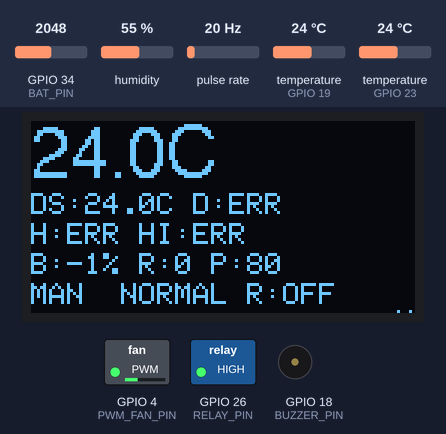
This sketch was run on a simulated ESP32. Parts: 128×64 one-colour display, switched loads named in the sketch (green lamp = pin HIGH), buzzer (waves = sounding, pin HIGH). Wiring (inferred from the names in the program): pulse sensor: data GPIO 5. Inputs (shaded band) come from the test bench; at power-on: humidity 55 %, temperature (sensors on GPIO 23, GPIO 19) 24 °C, GPIO 34 (BAT_PIN) = 2048, pulse rate 20 Hz (analog values on the 0–4095 scale). WiFi joins after 1.5 s; servers stay silent unless stated; uploads are accepted with an empty reply; what the sketch prints to the serial monitor is not drawn.

Above: at 2.7 s.
2.8 s: humidity set to 40 %
At 4.8 s:
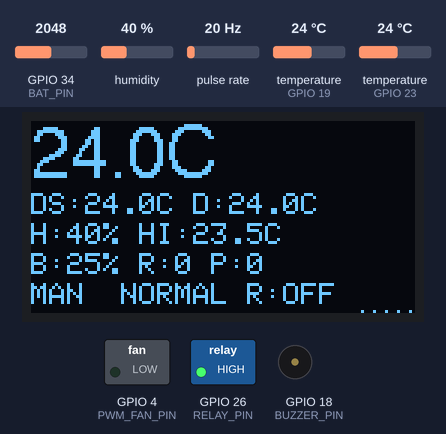
5.7 s: temperature (sensor on GPIO 23) set to 12 °C
At 6.65 s:
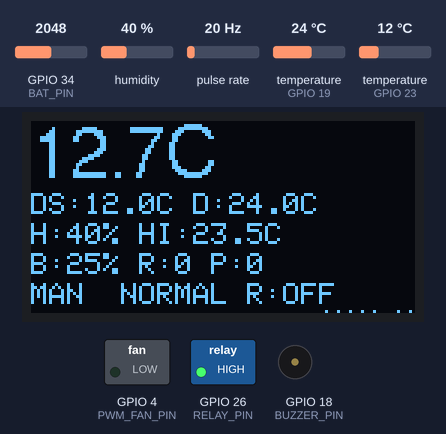
7.4 s: GPIO 34 (BAT_PIN) set to 1228
At 8.16 s:
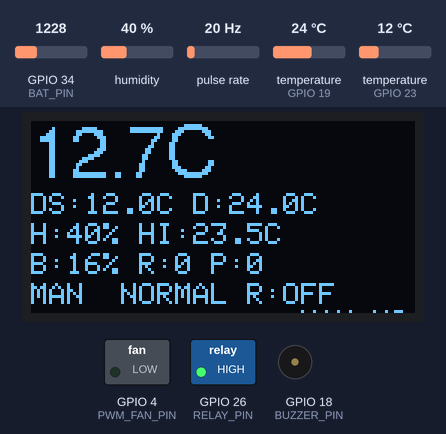
9.5 s: temperature (sensor on GPIO 19) set to 12 °C
At 12.64 s:
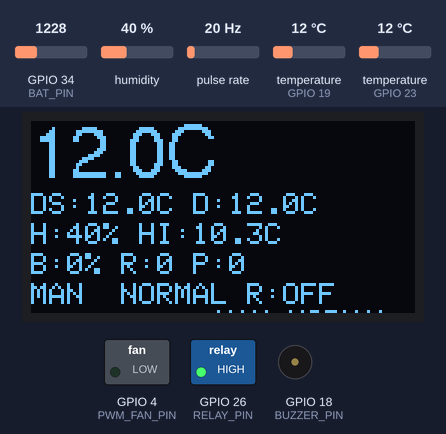
13.3 s: temperature (sensor on GPIO 23) set to 19 °C
At 13.8 s:
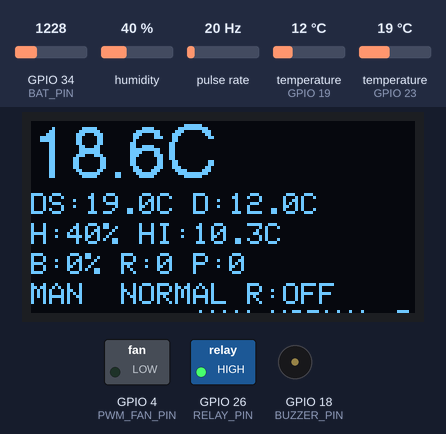
14.9 s: GPIO 34 (BAT_PIN) set to 3972
At 17.0 s:
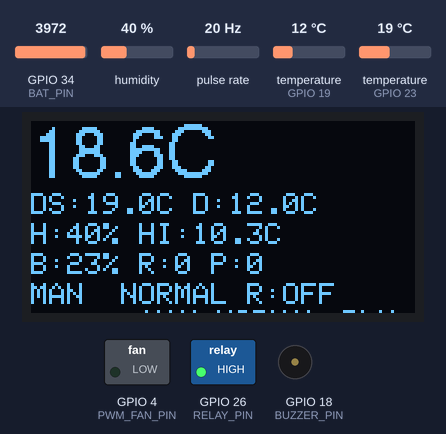
Timing chart, 0 to 17.7 s (numbered marks = the images above; inputs shaded):
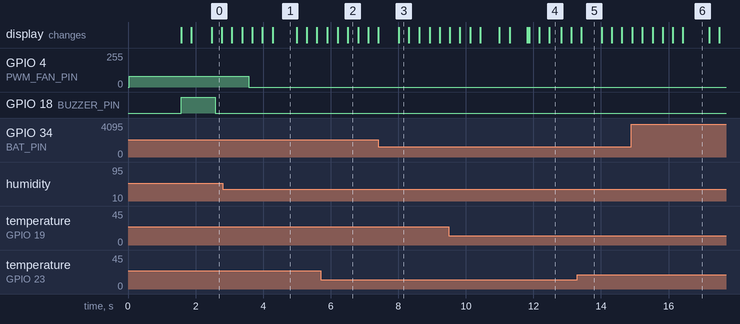

The sketch:

Aerothermal.ino
```cpp
// === ESP32 Fan Controller v3.5 + Backend Relay Control ===
// FIXES v3.5:
//   - RPM now calculated proportionally from PWM (not raw tach pulse count)
//   - Tach pulses still counted and printed for debug only
//   - RPM correctly decreases as slider decreases
//   - RPM = 0 when Relay OFF or PWM = 0
//   - Configurable FAN_RPM_MIN / FAN_RPM_MAX at top of file

#include <Arduino.h>
#include <WiFi.h>
#include <HTTPClient.h>
#include <WiFiClientSecure.h>
#include <ArduinoJson.h>
#include <OneWire.h>
#include <DallasTemperature.h>
#include <Wire.h>
#include <Adafruit_GFX.h>
#include <Adafruit_SSD1306.h>
#include <Fonts/FreeSans12pt7b.h>
#include <DHT.h>

// ---------------- WIFI ----------------
const char* wifi_ssid     = "YOUR_WIFI_SSID";
const char* wifi_password = "YOUR_WIFI_PASSWORD";

// ---------------- DEVICE ----------------
const char* deviceName     = "Esp32_Aerothermal";
const char* devicePass_Key = "YOUR_DEVICE_KEY";

// ---------------- BACKEND ----------------
const char* SENSOR_POST_URL  = "https://aerothermal-fanbackend.vercel.app/api/dashboard/sensor";
const char* PWM_STATUS_URL   = "https://aerothermal-fanbackend.vercel.app/api/dashboard/pwm-status/Manav_123";
const char* RELAY_STATUS_URL = "https://aerothermal-fanbackend.vercel.app/api/dashboard/relay-status/Manav_123";

// ---------------- PINS ----------------
#define DS_PIN       23
#define DHT_PIN      19
#define DHTTYPE      DHT11
#define PWM_FAN_PIN  4
#define TACH_PIN     5
#define BUZZER_PIN   18
#define BAT_PIN      34
#define OLED_SDA     21
#define OLED_SCL     22
#define RELAY_PIN    26

// ---------------- OLED ----------------
#define SCREEN_WIDTH  128
#define SCREEN_HEIGHT 64
Adafruit_SSD1306 display(SCREEN_WIDTH, SCREEN_HEIGHT, &Wire, -1);

// ---------------- FAN PWM ----------------
#define LEDC_CHANNEL  0
#define FAN_PWM_FREQ  25000
#define FAN_PWM_BITS  8
#define PWM_MIN       80
#define PWM_MAX       255

// ---------------- FAN RPM RANGE ----------------
// These define RPM at min and max PWM for proportional calculation
// Tune FAN_RPM_MIN if fan spins slower at PWM=80
#define FAN_RPM_MIN   1000UL    // RPM at PWM = 80  (adjust if needed)
#define FAN_RPM_MAX   8000UL    // RPM at PWM = 255 (your fan's max)

// ---------------- TEMP → PWM MAPPING ----------------
#define TEMP_COOL  25.0f
#define TEMP_HOT   50.0f

// ---------------- TEMP STATES ----------------
#define TEMP_NORMAL_MAX  40.0f
#define TEMP_RISING_MAX  50.0f

// ---------------- BUZZER ----------------
const uint32_t BUZZ_BOOT_ON_MS  = 1000;
const uint32_t BUZZ_OVER_ON_MS  = 5000;
const uint32_t BUZZ_OVER_OFF_MS = 2000;

// ---------------- BATTERY ----------------
const float    DIVIDER_RATIO   = 2.0f;
const float    VBAT_EMPTY      = 3.0f;
const float    VBAT_FULL       = 4.2f;
const uint32_t BAT_INTERVAL_MS = 1000;

// ---------------- RPM (TACH - for debug only) ----------------
const unsigned long RPM_SAMPLE_MS  = 1000;
volatile unsigned long tachPulseCount = 0;
volatile unsigned long lastTachMicros = 0;

// ---------------- OBJECTS ----------------
OneWire           oneWire(DS_PIN);
DallasTemperature ds18b20(&oneWire);
DHT               dht(DHT_PIN, DHTTYPE);

// ---------------- STATE ----------------
unsigned long currentRPM = 0;
int  currentPWM  = PWM_MIN;
int  backendPWM  = 150;
bool autoMode    = false;

float ds_temp  = NAN, dht_temp = NAN, dht_hum = NAN;
bool  ds_ok = false, dht_ok = false;

float final_temp = NAN;
bool  final_ok   = false;

float heat_index_c = NAN;
bool  hi_ok        = false;

const char* tempState = "NORMAL";

float vbat_ema = NAN;
int   bat_pct  = -1;

// ---------------- RELAY STATE ----------------
bool relayState = false;

// ---------------- TICKER ----------------
int16_t tickerX = 128;
const int16_t tickerY = 63;
String tickerText = "";

// ---------------- TIMERS ----------------
unsigned long lastTempApply   = 0;
unsigned long lastRpmCalc     = 0;
unsigned long lastPWMFetch    = 0;
unsigned long lastRelayFetch  = 0;
unsigned long lastSensorPost  = 0;
unsigned long lastOLEDUpdate  = 0;
unsigned long lastDHTRead     = 0;
unsigned long lastBatRead     = 0;

uint32_t ds_req_time = 0, ds_conv_ms = 0;
bool     ds_waiting  = false;

bool     buzzerOn       = false;
bool     bootBeepDone   = false;
bool     overheatActive = false;
uint32_t buzzerPhaseStart = 0;

float r2(float x) { return roundf(x * 100.0f) / 100.0f; }

// ---------------- ISR (debug only) ----------------
void IRAM_ATTR tachISR() {
  unsigned long now = micros();
  if (now - lastTachMicros > 500) {
    tachPulseCount++;
    lastTachMicros = now;
  }
}

// ---------------- HELPERS ----------------
static inline int  clampi(int x, int lo, int hi) { return x < lo ? lo : x > hi ? hi : x; }
static inline bool dsValid(float t)               { return (!isnan(t) && t != -127.0f && t > -55.0f && t < 125.0f); }
static inline bool dhtValid(float t, float h)     { return (!isnan(t) && !isnan(h)); }

// ---------------- PWM → RPM (Proportional) ----------------
// ✅ CORE FIX: RPM is linearly mapped from PWM
// This ensures RPM always reflects the slider correctly
unsigned long pwmToRPM(int pwm) {
  if (pwm <= 0 || !relayState) return 0;
  if (pwm <= PWM_MIN) return FAN_RPM_MIN;
  if (pwm >= PWM_MAX) return FAN_RPM_MAX;
  // Linear interpolation between PWM_MIN→FAN_RPM_MIN and PWM_MAX→FAN_RPM_MAX
  return map((long)pwm, PWM_MIN, PWM_MAX, FAN_RPM_MIN, FAN_RPM_MAX);
}

// ---------------- PWM (Temp-based) ----------------
int tempToPWM(float t) {
  if (t <= TEMP_COOL) return PWM_MIN;
  if (t >= TEMP_HOT)  return PWM_MAX;
  float ratio = (t - TEMP_COOL) / (TEMP_HOT - TEMP_COOL);
  return PWM_MIN + (int)(ratio * (PWM_MAX - PWM_MIN));
}

// ---------------- SENSOR FUSION ----------------
void updateFinalTemp() {
  ds_ok  = dsValid(ds_temp);
  dht_ok = dhtValid(dht_temp, dht_hum);
  final_ok = (ds_ok || dht_ok);

  if (!final_ok) { final_temp = NAN; return; }
  if (ds_ok && !dht_ok) { final_temp = ds_temp; return; }
  if (!ds_ok && dht_ok) { final_temp = dht_temp; return; }

  // Weighted average: DS18B20 (σ=0.5°C) weighted more than DHT11 (σ=2°C)
  const float wDS  = 1.0f / (0.5f * 0.5f);
  const float wDHT = 1.0f / (2.0f * 2.0f);
  final_temp = (wDS * ds_temp + wDHT * dht_temp) / (wDS + wDHT);
}

// ---------------- HEAT INDEX ----------------
void updateHeatIndex() {
  hi_ok = false;
  heat_index_c = NAN;
  if (!dht_ok) return;
  heat_index_c = dht.computeHeatIndex(dht_temp, dht_hum, false);
  if (!isnan(heat_index_c)) hi_ok = true;
}

const char* computeTempState(float t) {
  if (isnan(t))             return "NO TEMP";
  if (t <= TEMP_NORMAL_MAX) return "NORMAL";
  if (t <= TEMP_RISING_MAX) return "RISING";
  return "OVERHEAT";
}

// ---------------- BUZZER ----------------
void buzzerWrite(bool on) {
  buzzerOn = on;
  digitalWrite(BUZZER_PIN, on ? HIGH : LOW);
}

void updateBuzzer(uint32_t nowMs) {
  if (!bootBeepDone) {
    bootBeepDone = true;
    buzzerPhaseStart = nowMs;
    buzzerWrite(true);
    return;
  }

  if (bootBeepDone && buzzerOn && !overheatActive) {
    if (nowMs - buzzerPhaseStart >= BUZZ_BOOT_ON_MS) buzzerWrite(false);
  }

  if (!overheatActive) return;

  uint32_t elapsed = nowMs - buzzerPhaseStart;
  if (buzzerOn) {
    if (elapsed >= BUZZ_OVER_ON_MS) { buzzerWrite(false); buzzerPhaseStart = nowMs; }
  } else {
    if (elapsed >= BUZZ_OVER_OFF_MS) { buzzerWrite(true); buzzerPhaseStart = nowMs; }
  }
}

// ---------------- BATTERY ----------------
int voltageToPercent(float v) {
  return clampi((int)(((v - VBAT_EMPTY) * 100.0f / (VBAT_FULL - VBAT_EMPTY)) + 0.5f), 0, 100);
}

uint32_t readAdcMvAvg(uint8_t pin, int samples = 25) {
  uint32_t sum = 0;
  for (int i = 0; i < samples; i++) sum += analogReadMilliVolts(pin);
  return sum / samples;
}

void updateBattery() {
  float vbat = (readAdcMvAvg(BAT_PIN, 25) / 1000.0f) * DIVIDER_RATIO;
  if (isnan(vbat_ema)) vbat_ema = vbat;
  vbat_ema = 0.92f * vbat_ema + 0.08f * vbat;
  bat_pct = voltageToPercent(vbat_ema);
}

// ---------------- BACKEND GET PWM ----------------
void fetchPWMStatus() {
  if (WiFi.status() != WL_CONNECTED) return;

  WiFiClientSecure client;
  client.setInsecure();
  HTTPClient http;
  http.begin(client, PWM_STATUS_URL);

  int code = http.GET();
  if (code == 200) {
    StaticJsonDocument<256> doc;
    DeserializationError err = deserializeJson(doc, http.getString());
    if (!err) {
      if (doc.containsKey("autoMode"))  autoMode   = doc["autoMode"].as<bool>();
      if (doc.containsKey("manualPWM")) backendPWM = constrain(doc["manualPWM"].as<int>(), PWM_MIN, PWM_MAX);

      // ✅ Apply manual PWM only when relay is ON and not auto
      if (!autoMode && relayState) {
        currentPWM = backendPWM;
        ledcWrite(LEDC_CHANNEL, currentPWM);

        // ✅ Update RPM proportionally to new PWM
        currentRPM = pwmToRPM(currentPWM);

        Serial.printf("[MANUAL] PWM=%d | RPM=%lu\n", currentPWM, currentRPM);
      }
    }
  }
  http.end();
}

// ---------------- BACKEND GET RELAY ----------------
void fetchRelayStatus() {
  if (WiFi.status() != WL_CONNECTED) return;

  WiFiClientSecure client;
  client.setInsecure();
  HTTPClient http;
  http.begin(client, RELAY_STATUS_URL);

  int code = http.GET();
  if (code == 200) {
    StaticJsonDocument<200> doc;
    DeserializationError err = deserializeJson(doc, http.getString());
    if (!err && doc.containsKey("relayState")) {
      relayState = doc["relayState"].as<bool>();
      digitalWrite(RELAY_PIN, relayState ? LOW : HIGH);   // Active LOW relay

      // ✅ Relay OFF → immediately stop fan and zero RPM
      if (!relayState) {
        currentPWM = 0;
        currentRPM = 0;
        ledcWrite(LEDC_CHANNEL, 0);
      }

      Serial.print("Relay -> ");
      Serial.println(relayState ? "ON" : "OFF");
    }
  }
  http.end();
}

// ---------------- BACKEND POST ----------------
void postSensorData() {
  if (WiFi.status() != WL_CONNECTED) return;

  WiFiClientSecure client;
  client.setInsecure();
  HTTPClient http;
  http.begin(client, SENSOR_POST_URL);
  http.addHeader("Content-Type", "application/json");

  StaticJsonDocument<512> doc;
  doc["temperature"]    = final_ok ? r2(final_temp) : 0;
  doc["rpm"]            = currentRPM;
  doc["pwm"]            = currentPWM;
  doc["deviceName"]     = deviceName;
  doc["devicePass_Key"] = devicePass_Key;
  doc["relayState"]     = relayState;
  doc["batteryPercent"] = bat_pct;

  if (dht_ok) doc["humidity"]  = r2(dht_hum);
  if (hi_ok)  doc["heatindex"] = r2(heat_index_c);
  if (ds_ok)  doc["dsTemp"]    = r2(ds_temp);
  if (dht_ok) doc["dhtTemp"]   = r2(dht_temp);

  String payload;
  serializeJson(doc, payload);
  Serial.println("POST: " + payload);
  Serial.printf("Code: %d\n", http.POST(payload));
  http.end();
}

// ---------------- TICKER ----------------
void updateTickerText() {
  tickerText  = autoMode ? "AUTO " : "MAN ";
  tickerText += tempState;
  tickerText += " RLY:";
  tickerText += relayState ? "ON" : "OFF";
}

// ---------------- OLED ----------------
void oledRender() {
  display.clearDisplay();
  display.setTextColor(SSD1306_WHITE);

  display.setFont(&FreeSans12pt7b);
  display.setCursor(0, 18);
  if (final_ok) {
    display.print(final_temp, 1);
    display.print("C");
  } else {
    display.print("NO TEMP");
  }

  display.setFont();
  display.setTextSize(1);

  display.setCursor(0, 24);
  display.print("DS:");
  ds_ok ? (display.print(ds_temp, 1), display.print("C ")) : display.print("ERR ");
  display.print("D:");
  dht_ok ? (display.print(dht_temp, 1), display.print("C")) : display.print("ERR");

  display.setCursor(0, 34);
  display.print("H:");
  dht_ok ? (display.print((int)dht_hum), display.print("% ")) : display.print("ERR ");
  display.print("HI:");
  hi_ok ? (display.print(heat_index_c, 1), display.print("C")) : display.print("ERR");

  display.setCursor(0, 44);
  display.print("B:");
  display.print(bat_pct);
  display.print("% ");
  display.print("R:");
  display.print(currentRPM);
  display.print(" P:");
  display.print(currentPWM);

  display.setCursor(0, 54);
  display.print(autoMode ? "AUTO " : "MAN  ");
  display.print(tempState);
  display.print(" R:");
  display.print(relayState ? "ON " : "OFF");

  updateTickerText();
  int16_t x1, y1;
  uint16_t w, h;
  display.getTextBounds(tickerText, 0, tickerY, &x1, &y1, &w, &h);
  tickerX -= 2;
  if (tickerX < -((int)w)) tickerX = SCREEN_WIDTH;
  display.setCursor(tickerX, tickerY);
  display.print(tickerText);

  display.display();
}

// ---------------- SETUP ----------------
void setup() {
  Serial.begin(115200);

  pinMode(BUZZER_PIN, OUTPUT);
  buzzerWrite(false);

  pinMode(RELAY_PIN, OUTPUT);
  digitalWrite(RELAY_PIN, HIGH);   // Active LOW → OFF at boot
  Serial.println("Relay initialized OFF");

  Wire.begin(OLED_SDA, OLED_SCL);
  Wire.setClock(100000);
  if (!display.begin(SSD1306_SWITCHCAPVCC, 0x3C)) {
    for (;;) delay(1000);
  }

  ledcSetup(LEDC_CHANNEL, FAN_PWM_FREQ, FAN_PWM_BITS);
  ledcAttachPin(PWM_FAN_PIN, LEDC_CHANNEL);
  currentPWM = PWM_MIN;
  ledcWrite(LEDC_CHANNEL, currentPWM);

  ds18b20.begin();
  ds18b20.setResolution(10);
  ds18b20.setWaitForConversion(false);
  ds_conv_ms = ds18b20.millisToWaitForConversion(ds18b20.getResolution());
  ds18b20.requestTemperatures();
  ds_req_time = millis();
  ds_waiting = true;

  dht.begin();

  pinMode(BAT_PIN, INPUT);
  analogReadResolution(12);

  pinMode(TACH_PIN, INPUT_PULLUP);
  attachInterrupt(digitalPinToInterrupt(TACH_PIN), tachISR, FALLING);

  WiFi.begin(wifi_ssid, wifi_password);
  int attempts = 0;
  while (WiFi.status() != WL_CONNECTED && attempts < 40) {
    delay(500);
    attempts++;
  }
  Serial.println(WiFi.status() == WL_CONNECTED ? "WiFi OK" : "WiFi FAIL");

  uint32_t now = millis();
  lastRpmCalc    = now;
  lastPWMFetch   = now;
  lastRelayFetch = now;
  lastTempApply  = now;
  lastDHTRead    = now;
  lastSensorPost = now;
  lastOLEDUpdate = now;
  lastBatRead    = now;

  bootBeepDone   = false;
  overheatActive = false;
  tickerX        = SCREEN_WIDTH;

  // Initial RPM based on starting PWM
  currentRPM = pwmToRPM(currentPWM);

  display.clearDisplay();
  display.setTextSize(1);
  display.setCursor(0, 0);
  display.println("BOOT OK v3.5");
  display.display();
}

// ---------------- LOOP ----------------
void loop() {
  uint32_t now = millis();

  updateBuzzer(now);

  // ---------------- FETCH PWM ----------------
  if (now - lastPWMFetch >= 3000) {
    fetchPWMStatus();
    lastPWMFetch = now;
  }

  // ---------------- FETCH RELAY ----------------
  if (now - lastRelayFetch >= 3000) {
    fetchRelayStatus();
    lastRelayFetch = now;
  }

  // ---------------- BATTERY ----------------
  if (now - lastBatRead >= BAT_INTERVAL_MS) {
    updateBattery();
    lastBatRead = now;
  }

  // ---------------- DS18B20 ----------------
  if (ds_waiting && (now - ds_req_time >= ds_conv_ms)) {
    ds_temp = ds18b20.getTempCByIndex(0);
    ds18b20.requestTemperatures();
    ds_req_time = now;
    ds_waiting  = true;
    updateFinalTemp();
  }

  // ---------------- DHT ----------------
  if (now - lastDHTRead >= 2000) {
    lastDHTRead = now;
    float h = dht.readHumidity();
    float t = dht.readTemperature();
    if (!isnan(h) && !isnan(t)) { dht_hum = h; dht_temp = t; }
    updateFinalTemp();
    updateHeatIndex();
  }

  // ---------------- TEMP APPLY ----------------
  if (now - lastTempApply >= 2000) {
    lastTempApply = now;

    tempState      = final_ok ? computeTempState(final_temp) : "NO TEMP";
    overheatActive = (final_ok && final_temp > TEMP_RISING_MAX);

    if (overheatActive && !buzzerOn) { buzzerWrite(true); buzzerPhaseStart = now; }
    if (!overheatActive && buzzerOn && bootBeepDone) buzzerWrite(false);

    if (!relayState) {
      // ✅ Relay OFF → fan and RPM both zero
      currentPWM = 0;
      currentRPM = 0;
      ledcWrite(LEDC_CHANNEL, 0);
    }
    else if (autoMode && final_ok) {
      // ✅ Auto mode → temp-based PWM and proportional RPM
      currentPWM = tempToPWM(final_temp);
      ledcWrite(LEDC_CHANNEL, currentPWM);
      currentRPM = pwmToRPM(currentPWM);
      Serial.printf("[AUTO] Temp=%.1fC PWM=%d RPM=%lu State=%s\n",
                    final_temp, currentPWM, currentRPM, tempState);
    }
    // Manual mode: PWM and RPM already updated in fetchPWMStatus()
  }

  // ---------------- RPM DEBUG (Tach pulses - serial only) ----------------
  if (now - lastRpmCalc >= RPM_SAMPLE_MS) {
    noInterrupts();
    unsigned long pulses = tachPulseCount;
    tachPulseCount = 0;
    interrupts();

    // Print raw tach data for reference only
    Serial.printf("Relay: %d | PWM: %d | Pulses(raw): %lu | RPM(proportional): %lu\n",
                  relayState, currentPWM, pulses, currentRPM);

    lastRpmCalc = now;
  }

  // ---------------- BACKEND POST ----------------
  if (now - lastSensorPost >= 5000) {
    postSensorData();
    lastSensorPost = now;
  }

  // ---------------- OLED ----------------
  if (now - lastOLEDUpdate >= 300) {
    oledRender();
    lastOLEDUpdate = now;
  }
}
```

Measured:
- what the display in image 5 shows lasts 0.6 s, from 13.4 s to 14.0 s
- what the display in image 6 shows lasts 0.8 s, from 16.4 s to 17.2 s
